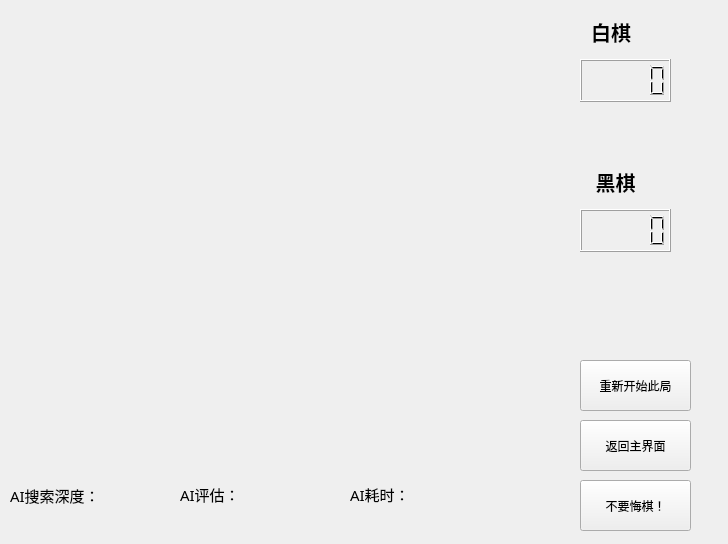
<?xml version="1.0" encoding="UTF-8"?>
<ui version="4.0">
 <class>gameWidget</class>
 <widget class="QWidget" name="gameWidget">
  <property name="geometry">
   <rect>
    <x>0</x>
    <y>0</y>
    <width>728</width>
    <height>544</height>
   </rect>
  </property>
  <property name="windowTitle">
   <string>Gobang_by_livingsu</string>
  </property>
  <property name="windowIcon">
   <iconset resource="icon.qrc">
    <normaloff>:/new/prefix1/ChainsawMan (1).png</normaloff>:/new/prefix1/ChainsawMan (1).png</iconset>
  </property>
  <widget class="QPushButton" name="btn_return">
   <property name="geometry">
    <rect>
     <x>580</x>
     <y>420</y>
     <width>111</width>
     <height>51</height>
    </rect>
   </property>
   <property name="font">
    <font>
     <family>黑体</family>
    </font>
   </property>
   <property name="text">
    <string>返回主界面</string>
   </property>
  </widget>
  <widget class="QWidget" name="layoutWidget">
   <property name="geometry">
    <rect>
     <x>580</x>
     <y>10</y>
     <width>91</width>
     <height>141</height>
    </rect>
   </property>
   <layout class="QVBoxLayout" name="verticalLayout">
    <item>
     <widget class="QLabel" name="label">
      <property name="font">
       <font>
        <pointsize>15</pointsize>
        <weight>75</weight>
        <bold>true</bold>
       </font>
      </property>
      <property name="text">
       <string>  白棋</string>
      </property>
     </widget>
    </item>
    <item>
     <widget class="QLCDNumber" name="lcd_write"/>
    </item>
    <item>
     <widget class="QLabel" name="lb_white_position">
      <property name="text">
       <string/>
      </property>
     </widget>
    </item>
   </layout>
  </widget>
  <widget class="QWidget" name="layoutWidget">
   <property name="geometry">
    <rect>
     <x>580</x>
     <y>160</y>
     <width>91</width>
     <height>141</height>
    </rect>
   </property>
   <layout class="QVBoxLayout" name="verticalLayout_2">
    <item>
     <widget class="QLabel" name="label_2">
      <property name="font">
       <font>
        <family>苹方-繁</family>
        <pointsize>15</pointsize>
        <weight>75</weight>
        <bold>true</bold>
       </font>
      </property>
      <property name="text">
       <string>   黑棋 </string>
      </property>
     </widget>
    </item>
    <item>
     <widget class="QLCDNumber" name="lcd_black"/>
    </item>
    <item>
     <widget class="QLabel" name="lb_black_position">
      <property name="text">
       <string/>
      </property>
     </widget>
    </item>
   </layout>
  </widget>
  <widget class="QLabel" name="lb_timeuse">
   <property name="geometry">
    <rect>
     <x>350</x>
     <y>469</y>
     <width>221</width>
     <height>51</height>
    </rect>
   </property>
   <property name="font">
    <font>
     <family>华文中宋</family>
     <pointsize>11</pointsize>
     <weight>50</weight>
     <bold>false</bold>
    </font>
   </property>
   <property name="text">
    <string>AI耗时：</string>
   </property>
  </widget>
  <widget class="QLabel" name="lb_nodeNum">
   <property name="geometry">
    <rect>
     <x>10</x>
     <y>470</y>
     <width>171</width>
     <height>51</height>
    </rect>
   </property>
   <property name="font">
    <font>
     <family>华文中宋</family>
     <pointsize>11</pointsize>
    </font>
   </property>
   <property name="text">
    <string>AI搜索深度：</string>
   </property>
  </widget>
  <widget class="QLabel" name="lb_eval">
   <property name="geometry">
    <rect>
     <x>180</x>
     <y>469</y>
     <width>171</width>
     <height>51</height>
    </rect>
   </property>
   <property name="font">
    <font>
     <family>华文中宋</family>
     <pointsize>11</pointsize>
    </font>
   </property>
   <property name="text">
    <string>AI评估：</string>
   </property>
  </widget>
  <widget class="QPushButton" name="btn_restart">
   <property name="geometry">
    <rect>
     <x>580</x>
     <y>360</y>
     <width>111</width>
     <height>51</height>
    </rect>
   </property>
   <property name="font">
    <font>
     <family>黑体</family>
    </font>
   </property>
   <property name="text">
    <string>重新开始此局</string>
   </property>
  </widget>
  <widget class="QPushButton" name="btn_regret">
   <property name="geometry">
    <rect>
     <x>580</x>
     <y>480</y>
     <width>111</width>
     <height>51</height>
    </rect>
   </property>
   <property name="font">
    <font>
     <family>黑体</family>
    </font>
   </property>
   <property name="text">
    <string>不要悔棋！</string>
   </property>
  </widget>
 </widget>
 <resources>
  <include location="icon.qrc"/>
 </resources>
 <connections/>
</ui>
